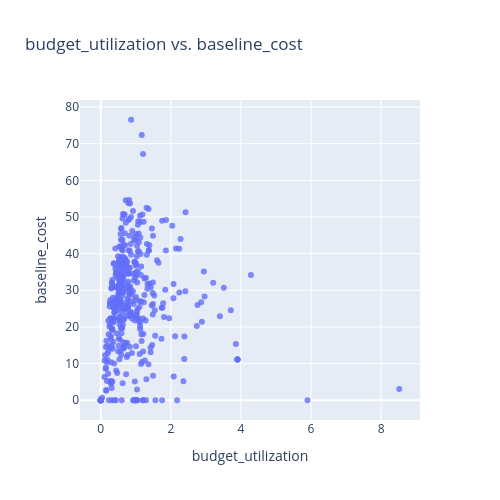

The notebook cell this image was saved under:
### Markdown cell above
--> will drop adventure_cost and keep experience_ratio as it gives more information about the spending behaviour of the adventure and removes how inflation of prices across different countries can affect total cost

### Code cell
corr_check(df_fin, 'budget_utilization', 'baseline_cost')

### Figure 1 — Plotly figure (JSON) as saved in the notebook; plotly's stock layout.template omitted (floating-point values rounded to 4 significant figures; data arrays with more than 128 entries replaced by an {"elided": "..."} marker saying what was removed)
{"data": [{"hovertemplate": "budget_utilization=%{x}<br>baseline_cost=%{y}<extra></extra>", "legendgroup": "", "marker": {"color": "#636efa", "opacity": 0.8, "symbol": "circle"}, "mode": "markers", "name": "", "orientation": "v", "showlegend": false, "type": "scatter", "x": {"elided": "429 float values"}, "xaxis": "x", "y": {"elided": "429 float values"}, "yaxis": "y"}], "layout": {"height": 500, "legend": {"tracegroupgap": 0}, "title": {"text": "budget_utilization vs. baseline_cost"}, "width": 500, "xaxis": {"anchor": "y", "domain": [0, 1], "title": {"text": "budget_utilization"}}, "yaxis": {"anchor": "x", "domain": [0, 1], "title": {"text": "baseline_cost"}}}}
